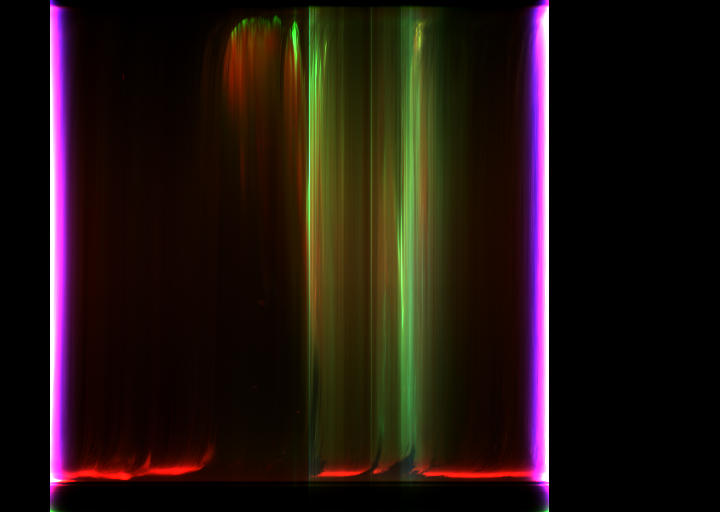
#> input picture 2015/20150114__pfrr_asi3_full-keo-rgb.png, 720 x 512 px, given in place of 20150101__pfrr_asi3_full-keo-rgb.png, which was not available
$ python detect_moon_glint.py -i 2015 -o out --exts 2015   (older library calls are emulated)
#> lines starting #> are read from the running program, lines starting #| are printed output that depends on the picture; pictures that were not available may be replaced by others from this repository, and a replacement may not be noted
#!/usr/bin/env python3
# -*- coding: utf-8 -*-
"""
Keogram moon-glint detector (single bright round spot, default k=1)


Notebook:
rows = run_detect(
    input_path="/path/to/keogram_or_dir",
    output_dir="./out",
    save_overlay=True, save_mask=True, save_inpaint=True,
    csv_path="./out/detections.csv",
    side_exclude_ratio=0.12, y_min_ratio=0.5,
    r_scale=1.3, r_min=6, r_max=84, size_bias_gamma=1.8,
    strict_r_min=12, roundness_min=0.58, delta_v_min=28, delta_v_zmin=1.2
)
"""

import argparse
import csv
from pathlib import Path
from typing import List, Tuple, Sequence, Union, Optional

import cv2
import numpy as np


# ---------- Helpers ----------

def parse_scales(scales_str: str) -> List[float]:
    return [float(s) for s in scales_str.split(",") if s.strip()]


def nms_circles_distance(points: List[Tuple[int, int, int, float]], thr: float = 0.6) -> List[Tuple[int, int, int, float]]:
    """Distance NMS: drop if center distance <= thr * min(r_i, r_j)."""
    if not points:
        return []
    pts = sorted(points, key=lambda p: p[3], reverse=True)
    keep: List[Tuple[int, int, int, float]] = []
    for x, y, r, s in pts:
        ok = True
        for X, Y, R, S in keep:
            d = np.hypot(x - X, y - Y)
            if d <= thr * min(r, R):
                ok = False
                break
        if ok:
            keep.append((x, y, r, s))
    return keep


def rank_key_size_biased(p: Tuple[int, int, int, float], gamma: float) -> float:
    x, y, r, s = p
    return float(s) * (float(r) ** float(gamma))


# ---------- Vertical bar detection & suppression ----------

def make_vertical_bar_mask(
    img_bgr: np.ndarray,
    white_s_max: int = 60, white_v_min: int = 220,
    purple_h_low: int = 125, purple_h_high: int = 170,
    purple_s_min: int = 60, purple_v_min: int = 60,
    bar_frac: float = 0.55,
    smooth_sigma: float = 3.0
) -> np.ndarray:
    """返回 uint8 掩膜(H,W)。近白或紫色在一整列中占比高（贯穿性强）的列为255。"""
    hsv = cv2.cvtColor(img_bgr, cv2.COLOR_BGR2HSV)
    Hc = hsv[..., 0]
    Sc = hsv[..., 1].astype(np.float32)
    Vc = hsv[..., 2].astype(np.float32)

    white = (Sc <= white_s_max) & (Vc >= white_v_min)
    purple = (Hc >= purple_h_low) & (Hc <= purple_h_high) & (Sc >= purple_s_min) & (Vc >= purple_v_min)
    col_mask = (white | purple).astype(np.uint8) * 255  # [H,W]

    col_frac = col_mask.mean(axis=0) / 255.0           # [W]
    col_frac = cv2.GaussianBlur(col_frac.astype(np.float32)[None, :], (0, 0), smooth_sigma).squeeze()

    bar_cols = (col_frac >= bar_frac).astype(np.uint8)
    bar_mask = np.repeat(bar_cols[None, :], col_mask.shape[0], axis=0) * 255
    return bar_mask


# ---------- Content bounds (auto black-border detection) ----------

def estimate_content_bounds(img_bgr: np.ndarray, black_v_thresh: int = 12) -> Tuple[int, int]:
    """
    用 HSV-V 列均值找非黑内容区的左右边界。
    返回 (left_idx, right_idx)，均含端点。
    """
    hsv = cv2.cvtColor(img_bgr, cv2.COLOR_BGR2HSV)
    V = hsv[..., 2].astype(np.float32)
    col_mean = V.mean(axis=0)
    W = V.shape[1]

    left = 0
    while left < W and col_mean[left] <= black_v_thresh:
        left += 1
    right = W - 1
    while right >= 0 and col_mean[right] <= black_v_thresh:
        right -= 1

    left = max(0, min(left, W - 1))
    right = max(left, min(right, W - 1))
    return left, right


# ---------- Candidate validation (strict) ----------

def robust_sigma_from_mad(x: np.ndarray) -> float:
    med = np.median(x)
    mad = np.median(np.abs(x - med))
    return float(1.4826 * mad + 1e-6)


# [63 lines left out: function validate_candidate, not called in this run]


# ---------- Core detection (central-only & bar-suppressed) ----------

def detect_candidates(
    img_bgr: np.ndarray,
    *,
    hsv_s_max: int = 80,
    hsv_v_min: int = 200,
    roi_margin_x: float = 0.02,
    roi_margin_top: float = 0.02,
    roi_margin_bottom: float = 0.14,
    scales: Optional[Sequence[float]] = None,
    # isotropy_shrink: kept for compatibility but unused in strict checks
    isotropy_shrink: float = 0.55,
    bar_frac: float = 0.55,
    r_scale: float = 1.3,
    r_min: int = 6,
    r_max: int = 84,
    y_min_ratio: float = 0.5,
    side_exclude_ratio: float = 0.12,
    strict_r_min: int = 12,
    roundness_min: float = 0.58,
    delta_v_min: float = 28.0,
    delta_v_zmin: float = 1.2,
    n_cand_limit: int = 3000,
) -> List[Tuple[int, int, int, float]]:
    """
    返回主体区域内、通过严格验证的候选 (x,y,r,score)：
      - 排除内容区两侧 side_exclude_ratio 的彩色区域；
      - 强制屏蔽贯穿竖条；
      - 仅保留下半区；
      - r >= strict_r_min，圆度 >= roundness_min，ΔV>=delta_v_min 且 z>=delta_v_zmin。
    """
    H, W = img_bgr.shape[:2]
    if scales is None:
        scales = [1.8, 2.4, 3.2, 4.2, 5.4, 6.8]  # 更偏大

    # ROI（避免左右白边、底部刻度）
    x0 = int(W * roi_margin_x)
    x1 = int(W * (1 - roi_margin_x))
    y0 = int(H * roi_margin_top)
    y1 = int(H * (1 - roi_margin_bottom))
    x0 = max(0, min(x0, W - 1)); x1 = max(1, min(x1, W))
    y0 = max(0, min(y0, H - 1)); y1 = max(1, min(y1, H))
    roi = img_bgr[y0:y1, x0:x1].copy()
    h, w = roi.shape[:2]

    # 内容区边界 & 主体横向范围
    c_left, c_right = estimate_content_bounds(img_bgr, black_v_thresh=12)
    inner_left = c_left + int((c_right - c_left + 1) * side_exclude_ratio)
    inner_right = c_right - int((c_right - c_left + 1) * side_exclude_ratio)
    inner_left = max(0, min(inner_left, W - 1))
    inner_right = max(inner_left, min(inner_right, W - 1))

    # 贯穿竖条屏蔽（白/紫）
    bar_mask_full = make_vertical_bar_mask(img_bgr, bar_frac=bar_frac)
    bar_mask_roi = (bar_mask_full[y0:y1, x0:x1] > 0)

    # HSV gate（近白且高亮）并剔除贯穿竖条
    hsv = cv2.cvtColor(roi, cv2.COLOR_BGR2HSV)
    S = hsv[..., 1].astype(np.float32)
    V = hsv[..., 2].astype(np.float32)
    gate = ((S <= hsv_s_max) & (V >= hsv_v_min)) & (~bar_mask_roi)
    gate = gate.astype(np.uint8)

    # 全局亮度稳健尺度（用于 z 分数）
    v_global_sigma = robust_sigma_from_mad(hsv[..., 2].astype(np.float32))

    # 多尺度 LoG 响应
    gray = cv2.cvtColor(roi, cv2.COLOR_BGR2GRAY).astype(np.float32)
    resp_stack = []
    for s in scales:
        g = cv2.GaussianBlur(gray, (0, 0), float(s))
        lap = cv2.Laplacian(g, cv2.CV_32F, ksize=3)
        nlog = (-lap) * (float(s) ** 2)
        nlog[nlog < 0] = 0
        resp_stack.append(nlog)
    resp_stack = np.stack(resp_stack, axis=-1)

    # 环形对比度增强
    small = cv2.GaussianBlur(gray, (0, 0), 1.2)
    large = cv2.GaussianBlur(gray, (0, 0), 6.0)
    ring = small - large
    ring[ring < 0] = 0
    score_stack = resp_stack * ring[..., None]
    for kch in range(score_stack.shape[-1]):
        score_stack[..., kch] *= gate

    flat = score_stack.reshape(-1)
    N_cand = min(n_cand_limit, flat.size)
    idxs = np.argpartition(flat, -N_cand)[-N_cand:]

    y_floor = int(H * y_min_ratio)
    cand: List[Tuple[int, int, int, float]] = []

    for idx in idxs:
        y, x, s_idx = np.unravel_index(idx, score_stack.shape)
        sigma = float(scales[s_idx])
        r_est = 1.8 * np.sqrt(2) * sigma * float(r_scale)  # 使用 r_scale
        r = int(np.clip(r_est, r_min, r_max))
        score = float(score_stack[y, x, s_idx])

        xf, yf = int(x + x0), int(y + y0)

        # 位置与尺寸先决
        if yf < y_floor or xf < inner_left or xf > inner_right:
            continue
        if r < strict_r_min:
            continue

        # 严格验证（圆度 + 亮度对比）——在 ROI 的 V 上
        ok, delta_v, roundness = validate_candidate(
            hsv[..., 2], x, y, r,
            roundness_min=roundness_min,
            delta_v_min=delta_v_min,
            delta_v_zmin=delta_v_zmin,
            v_global_sigma=v_global_sigma,
            annulus_in=1.5, annulus_out=2.4
        )
        if not ok:
            continue

        cand.append((xf, yf, int(r), score))

    cand = nms_circles_distance(cand, thr=0.6)
    return cand


def detect_glints_bright_round(
    img_bgr: np.ndarray,
    k: int = 1,
    *,
    hsv_s_max: int = 80,
    hsv_v_min: int = 200,
    roi_margin_x: float = 0.02,
    roi_margin_top: float = 0.02,
    roi_margin_bottom: float = 0.14,
    scales: Optional[Sequence[float]] = None,
    isotropy_shrink: float = 0.55,  # kept for compatibility
    bar_frac: float = 0.55,
    r_scale: float = 1.3,
    r_min: int = 6,
    r_max: int = 84,
    y_min_ratio: float = 0.5,
    size_bias_gamma: float = 1.8,
    side_exclude_ratio: float = 0.12,
    strict_r_min: int = 12,
    roundness_min: float = 0.58,
    delta_v_min: float = 28.0,
    delta_v_zmin: float = 1.2,
) -> Tuple[List[Tuple[int, int, int, float]], np.ndarray]:
    """
    主体区域 + 竖条屏蔽；严格验证后，按 size-biased 分数排序，取 top-k。
    """
    merged = detect_candidates(
        img_bgr,
        hsv_s_max=hsv_s_max, hsv_v_min=hsv_v_min,
        roi_margin_x=roi_margin_x, roi_margin_top=roi_margin_top, roi_margin_bottom=roi_margin_bottom,
        scales=scales, isotropy_shrink=isotropy_shrink,
        bar_frac=bar_frac,
        r_scale=r_scale, r_min=r_min, r_max=r_max, y_min_ratio=y_min_ratio,
        side_exclude_ratio=side_exclude_ratio,
        strict_r_min=strict_r_min, roundness_min=roundness_min,
        delta_v_min=delta_v_min, delta_v_zmin=delta_v_zmin,
    )

    merged.sort(key=lambda p: rank_key_size_biased(p, size_bias_gamma), reverse=True)
    dets = merged[:k] if k > 0 else merged

    H, W = img_bgr.shape[:2]
    mask = np.zeros((H, W), np.uint8)
    for (x, y, r, _) in dets:
        cv2.circle(mask, (x, y), r, 255, -1)
    return dets, mask


def inpaint_with_mask(img_bgr: np.ndarray, mask: np.ndarray, radius=3, method="telea") -> np.ndarray:
    method_flag = cv2.INPAINT_TELEA if method.lower() == "telea" else cv2.INPAINT_NS
    return cv2.inpaint(img_bgr, mask, radius, method_flag)


# ---------- Single image processing (skip-if-none logic) ----------

def process_one(
    in_path: Path,
    out_dir: Path,
    k: int,
    hsv_s_max: int,
    hsv_v_min: int,
    margins: Tuple[float, float, float],
    scales: Sequence[float],
    isotropy_shrink: float,
    save_overlay: bool,
    save_mask: bool,
    save_inpaint: bool,
    inpaint_radius: int,
    inpaint_method: str,
    bar_frac: float,
    r_scale: float,
    r_min: int,
    r_max: int,
    y_min_ratio: float,
    size_bias_gamma: float,
    side_exclude_ratio: float,
    strict_r_min: int,
    roundness_min: float,
    delta_v_min: float,
    delta_v_zmin: float,
    # skip policy
    min_accept_radius: int = 10
) -> Tuple[str, List[Tuple[int, int, int, float]]]:
    img = cv2.imread(str(in_path))
    if img is None:
        raise RuntimeError(f"Failed to read {in_path}")

    dets, mask = detect_glints_bright_round(
        img,
        k=k,
        hsv_s_max=hsv_s_max,
        hsv_v_min=hsv_v_min,
        roi_margin_x=margins[0],
        roi_margin_top=margins[1],
        roi_margin_bottom=margins[2],
        scales=scales,
        isotropy_shrink=isotropy_shrink,
        bar_frac=bar_frac,
        r_scale=r_scale,
        r_min=r_min,
        r_max=r_max,
        y_min_ratio=y_min_ratio,
        size_bias_gamma=size_bias_gamma,
        side_exclude_ratio=side_exclude_ratio,
        strict_r_min=strict_r_min,
        roundness_min=roundness_min,
        delta_v_min=delta_v_min,
        delta_v_zmin=delta_v_zmin,
    )

    stem = in_path.stem

    # 无现象：不输出任何文件
    if not dets or (dets and dets[0][2] < min_accept_radius):
        return stem, []

    if save_overlay:
        overlay = img.copy()
        for (x, y, r, _) in dets:
            cv2.circle(overlay, (x, y), r, (0, 255, 0), 2)
            cv2.drawMarker(overlay, (x, y), (0, 255, 0), markerType=cv2.MARKER_CROSS, thickness=2)
        cv2.imwrite(str(out_dir / f"{stem}_overlay.png"), overlay)

    if save_mask:
        cv2.imwrite(str(out_dir / f"{stem}_mask.png"), mask)

    if save_inpaint:
        inpainted = inpaint_with_mask(img, mask, radius=inpaint_radius, method=inpaint_method)
        cv2.imwrite(str(out_dir / f"{stem}_inpaint.png"), inpainted)

    return stem, dets


# ---------- Notebook-first API ----------

def run_detect(
    input_path: Union[str, Path],
    output_dir: Union[str, Path],
    *,
    k: int = 1,
    scales: str = "1.8,2.4,3.2,4.2,5.4,6.8",
    s_max: int = 80,
    v_min: int = 200,
    margins: str = "0.02,0.02,0.14",
    isotropy: float = 0.55,
    save_overlay: bool = True,
    save_mask: bool = False,
    save_inpaint: bool = False,
    inpaint_radius: int = 3,
    inpaint_method: str = "telea",
    csv_path: Optional[Union[str, Path]] = None,
    exts: str = ".png,.jpg,.jpeg,.tif,.tiff,.bmp",
    bar_frac: float = 0.55,
    r_scale: float = 1.3,
    r_min: int = 6,
    r_max: int = 84,
    y_min_ratio: float = 0.5,
    size_bias_gamma: float = 1.8,
    side_exclude_ratio: float = 0.12,
    strict_r_min: int = 12,
    roundness_min: float = 0.58,
    delta_v_min: float = 28.0,
    delta_v_zmin: float = 1.2,
):
    """
    返回 rows（[file,x,y,radius,score]）。若跳过处理则该行为空字段。
    """
    in_path = Path(input_path)
    out_dir = Path(output_dir)
    out_dir.mkdir(parents=True, exist_ok=True)

    scales_list = parse_scales(scales)
    m = [float(x) for x in margins.split(",")]
    margins_tuple = (m[0], m[1], m[2])

    rows = []
    paths: List[Path] = []
    if in_path.is_dir():
        extset = {e.lower().strip() for e in exts.split(",")}
        for p in sorted(in_path.iterdir()):
            if p.is_file() and p.suffix.lower() in extset:
                paths.append(p)
    else:
        paths.append(in_path)

    for p in paths:
        stem, dets = process_one(
            p, out_dir,
            k=k,
            hsv_s_max=s_max,
            hsv_v_min=v_min,
            margins=margins_tuple,
            scales=scales_list,
            isotropy_shrink=isotropy,
            save_overlay=save_overlay or (not save_mask and not save_inpaint),
            save_mask=save_mask,
            save_inpaint=save_inpaint,
            inpaint_radius=inpaint_radius,
            inpaint_method=inpaint_method,
            bar_frac=bar_frac,
            r_scale=r_scale,
            r_min=r_min, r_max=r_max,
            y_min_ratio=y_min_ratio,
            size_bias_gamma=size_bias_gamma,
            side_exclude_ratio=side_exclude_ratio,
            strict_r_min=strict_r_min,
            roundness_min=roundness_min,
            delta_v_min=delta_v_min,
            delta_v_zmin=delta_v_zmin,
        )
        if dets:
            for (x, y, r, s) in dets:
                rows.append([str(p), x, y, r, f"{s:.3f}"])
        else:
            rows.append([str(p), "", "", "", ""])

    if csv_path:
        csv_path = Path(csv_path)
        csv_path.parent.mkdir(parents=True, exist_ok=True)
        with csv_path.open("w", newline="") as f:
            w = csv.writer(f)
            w.writerow(["file", "x", "y", "radius", "score"])
            w.writerows(rows)

    print(f"Processed {len(paths)} image(s). Outputs saved to {out_dir}")
    if csv_path:
        print(f"CSV saved to: {csv_path}")
    return rows


# ---------- CLI ----------

def main():
    ap = argparse.ArgumentParser(description="Detect (and optionally remove) bright round moon-glint in keogram images.")
    ap.add_argument("--input", "-i", required=True, help="Path to an image OR a directory of images")
    ap.add_argument("--output", "-o", required=True, help="Output directory")
    ap.add_argument("--k", type=int, default=1, help="Keep top-k spots (default 1)")
    ap.add_argument("--scales", type=str, default="1.8,2.4,3.2,4.2,5.4,6.8", help="Gaussian sigmas, comma separated")
    ap.add_argument("--s-max", type=int, default=80, help="HSV S upper bound (near-white gate)")
    ap.add_argument("--v-min", type=int, default=200, help="HSV V lower bound (brightness gate)")
    ap.add_argument("--margins", type=str, default="0.02,0.02,0.14", help="ROI margins: left-right, top, bottom (fractions)")
    ap.add_argument("--isotropy", type=float, default=0.55, help="(kept for compatibility)")

    ap.add_argument("--save-overlay", action="store_true", help="Save overlay with circles")
    ap.add_argument("--save-mask", action="store_true", help="Save binary mask")
    ap.add_argument("--save-inpaint", action="store_true", help="Save inpainted image")
    ap.add_argument("--inpaint-radius", type=int, default=3, help="Inpaint radius (px)")
    ap.add_argument("--inpaint-method", type=str, choices=["telea", "ns"], default="telea")
    ap.add_argument("--csv", type=str, default="", help="Optional CSV to write detections (file,x,y,r,score)")
    ap.add_argument("--exts", type=str, default=".png,.jpg,.jpeg,.tif,.tiff,.bmp", help="Valid image extensions for folder input")

    # region/size/brightness controls
    ap.add_argument("--bar-frac", type=float, default=0.55, help="Column fraction threshold to consider vertical bar")
    ap.add_argument("--r-scale", type=float, default=1.3, help="Global radius scale factor")
    ap.add_argument("--r-min", type=int, default=6, help="Minimum radius")
    ap.add_argument("--r-max", type=int, default=84, help="Maximum radius")
    ap.add_argument("--y-min-ratio", type=float, default=0.5, help="Keep candidates with y >= H * ratio")
    ap.add_argument("--size-bias-gamma", type=float, default=1.8, help="Sort by score * r**gamma")
    ap.add_argument("--side-exclude-ratio", type=float, default=0.12, help="Inside content bounds, exclude this fraction on both sides")

    # strict filters
    ap.add_argument("--strict-r-min", type=int, default=12, help="Hard minimum radius to accept a blob")
    ap.add_argument("--roundness-min", type=float, default=0.58, help="Minimum roundness (0~1), higher is rounder")
    ap.add_argument("--delta-v-min", type=float, default=28.0, help="Minimum V contrast (circle mean - annulus median)")
    ap.add_argument("--delta-v-zmin", type=float, default=1.2, help="Minimum robust z-score of ΔV (relative to global V sigma)")

    args = ap.parse_args()

    run_detect(
        input_path=args.input,
        output_dir=args.output,
        k=args.k,
        scales=args.scales,
        s_max=args.s_max,
        v_min=args.v_min,
        margins=args.margins,
        isotropy=args.isotropy,
        save_overlay=args.save_overlay,
        save_mask=args.save_mask,
        save_inpaint=args.save_inpaint,
        inpaint_radius=args.inpaint_radius,
        inpaint_method=args.inpaint_method,
        csv_path=args.csv if args.csv else None,
        exts=args.exts,
        bar_frac=args.bar_frac,
        r_scale=args.r_scale,
        r_min=args.r_min, r_max=args.r_max,
        y_min_ratio=args.y_min_ratio,
        size_bias_gamma=args.size_bias_gamma,
        side_exclude_ratio=args.side_exclude_ratio,
        strict_r_min=args.strict_r_min,
        roundness_min=args.roundness_min,
        delta_v_min=args.delta_v_min,
        delta_v_zmin=args.delta_v_zmin,
    )


if __name__ == "__main__":
    main()
    # 单图
    rows = run_detect(
        input_path="20150101__pfrr_asi3_full-keo-rgb.png",
        output_dir="./keogram-out",
        save_overlay=True, save_inpaint=True, save_mask=True,
        csv_path="./keogram-out/detections.csv"
    )
#> in process_one, img is the input picture: shape (512, 720, 3); mean B, G, R 16.4, 20.8, 33.1
#> in detect_candidates, `roi = img_bgr[y0:y1, x0:x1].copy()`:
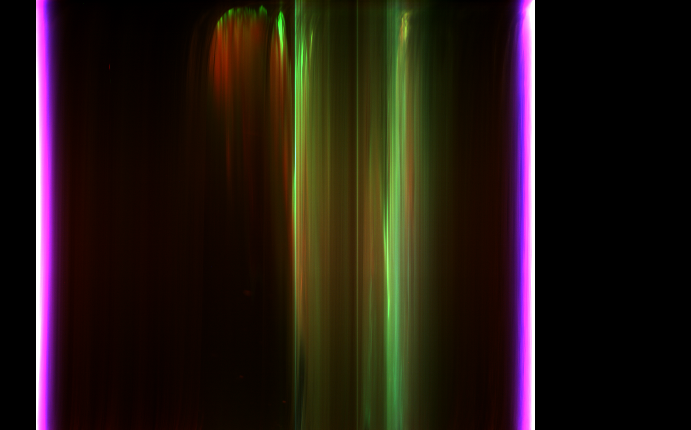
#> roi: shape (430, 691, 3); mean B, G, R 18.3, 24, 35.3
#> in estimate_content_bounds, `V = hsv[..., 2].astype(np.float32)`:
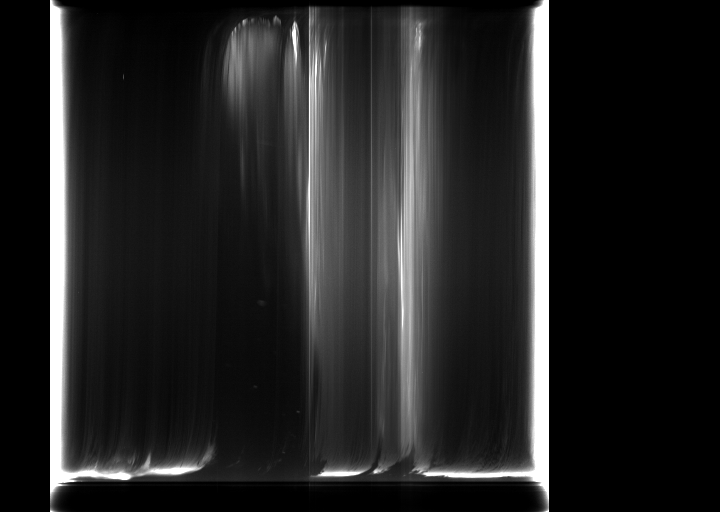
#> V: shape (512, 720) float32; min 0, max 255, mean 36.3
#> in estimate_content_bounds, `col_mean = V.mean(axis=0)`: col_mean = 720 values, max 253.6 at index 548, min 0 at index 0, mean 36.3
#> the loop in estimate_content_bounds, `while left < W and col_mean[left] <= black_v_thresh:` made 50 passes
#> after the loop in estimate_content_bounds, `while left < W and col_mean[left] <= black_v_thresh:`: left = 50
#> the loop in estimate_content_bounds, `while right >= 0 and col_mean[right] <= black_v_thresh:` made 171 passes
#> right on passes 1 to 3: 718, 717, 716
#> after the loop in estimate_content_bounds, `while right >= 0 and col_mean[right] <= black_v_thresh:`: right = 548
#> in detect_candidates, `c_left, c_right = estimate_content_bounds(img_bgr, black_v_thresh=12)`: c_left = 50; c_right = 548
#> in detect_candidates, `inner_left = c_left + int((c_right - c_left + 1) * side_exclude_ratio)`: inner_left = 109
#> in detect_candidates, `inner_right = c_right - int((c_right - c_left + 1) * side_exclude_ratio)`: inner_right = 489
#> in make_vertical_bar_mask, `Hc = hsv[..., 0]`:
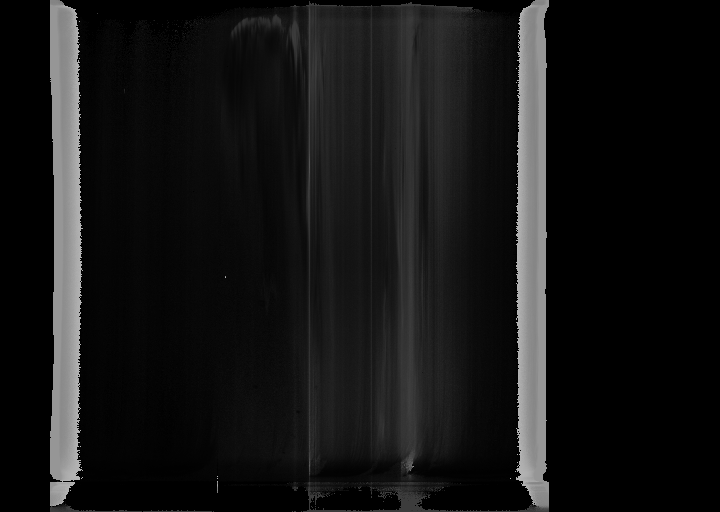
#> Hc: shape (512, 720); min 0, max 179, mean 21.1
#> (the rest of the program and of its run is left out)
